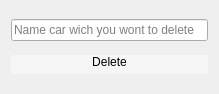
<?xml version="1.0" encoding="UTF-8"?>
<ui version="4.0">
 <class>DeleteCarWindow</class>
 <widget class="QDialog" name="DeleteCarWindow">
  <property name="geometry">
   <rect>
    <x>0</x>
    <y>0</y>
    <width>219</width>
    <height>94</height>
   </rect>
  </property>
  <property name="windowTitle">
   <string>Dialog</string>
  </property>
  <layout class="QGridLayout" name="gridLayout">
   <item row="0" column="0">
    <widget class="QLineEdit" name="lineEditCarNameToDelete">
     <property name="placeholderText">
      <string>Name car wich you wont to delete</string>
     </property>
    </widget>
   </item>
   <item row="1" column="0">
    <widget class="QPushButton" name="pushButton">
     <property name="styleSheet">
      <string notr="true">QPushButton
{
background-color: rgb(245, 245, 245);
border:none;
color: rgb(2, 2, 2);
border-left: 1px solid rgb(245, 245, 245);
border-right: 1px solid rgb(245, 245, 245);
border-bottom: 5px solid rgb(245, 245, 245);
}
QPushButton:hover {
    color: #000000;
    background-color: rgb(200, 200, 200); 
    border: 0px solid rgb(0, 0, 0);
}</string>
     </property>
     <property name="text">
      <string>Delete</string>
     </property>
    </widget>
   </item>
  </layout>
 </widget>
 <resources/>
 <connections/>
</ui>
